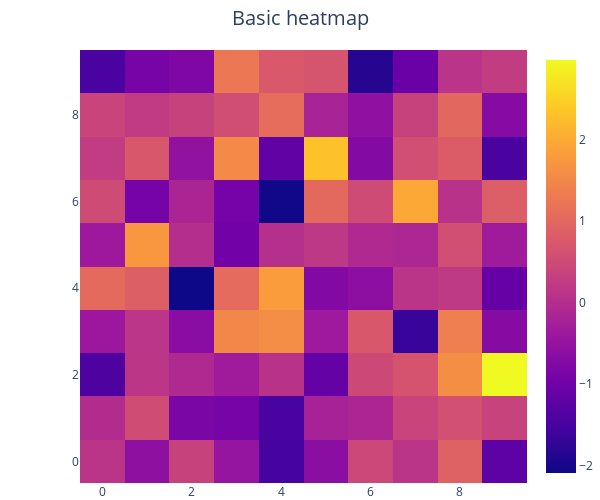

Here is the notebook cell this chart was saved with:
### Markdown cell above
<hr style="border:2px solid black"> </hr>
<h3> 2.7 Heatmaps with <code>go.Heatmap</code> </h3>

### Code cell
heat_data = np.random.randn(10, 10)

heat_fig = go.Figure()

_ = heat_fig.add_trace(go.Heatmap(
    z = heat_data,),
)

heat_layout = go.Layout(
    width=600, height=500,
    title=dict(text='Basic heatmap', x=0.5, font_size=20,),
    margin=go.layout.Margin(l=80, r=0, b=0, t=50,),
)

_ = heat_fig.update_layout(heat_layout)
heat_fig.show()

### Figure 1 — Plotly figure (JSON) as saved in the notebook; plotly's stock layout.template omitted (floating-point values rounded to 4 significant figures)
{"data": [{"type": "heatmap", "z": [[0.1098, -0.5952, 0.3437, -0.4914, -1.511, -0.6283, 0.4522, 0.1093, 0.8796, -1.236], [-0.03289, 0.5408, -0.8492, -0.8969, -1.495, -0.2119, -0.1339, 0.3893, 0.5963, 0.3663], [-1.427, 0.1376, -0.0756, -0.3318, 0.07565, -1.132, 0.464, 0.6579, 1.603, 2.973], [-0.4018, 0.1185, -0.6524, 1.497, 1.578, -0.3775, 0.7158, -1.666, 1.358, -0.7099], [1.034, 0.8483, -2.092, 1.048, 1.799, -0.7566, -0.6027, 0.101, 0.2102, -1.125], [-0.389, 1.725, 0.002683, -0.961, 0.01689, 0.1871, -0.08153, -0.1138, 0.581, -0.3273], [0.5124, -0.9072, -0.1687, -0.9065, -2.054, 1.026, 0.5043, 1.967, 0.06543, 0.8391], [0.2433, 0.7149, -0.5387, 1.533, -1.184, 2.286, -0.7273, 0.5724, 0.8075, -1.463], [0.3848, 0.2375, 0.3487, 0.5612, 1.094, -0.1963, -0.57, 0.3502, 0.9917, -0.7156], [-1.482, -0.898, -0.7962, 1.252, 0.7411, 0.6633, -1.85, -1.073, 0.09955, 0.254]]}], "layout": {"height": 500, "margin": {"b": 0, "l": 80, "r": 0, "t": 50}, "title": {"font": {"size": 20}, "text": "Basic heatmap", "x": 0.5}, "width": 600, "xaxis": {"autorange": true, "range": [-0.5, 9.5]}, "yaxis": {"autorange": true, "range": [-0.5, 9.5]}}}
